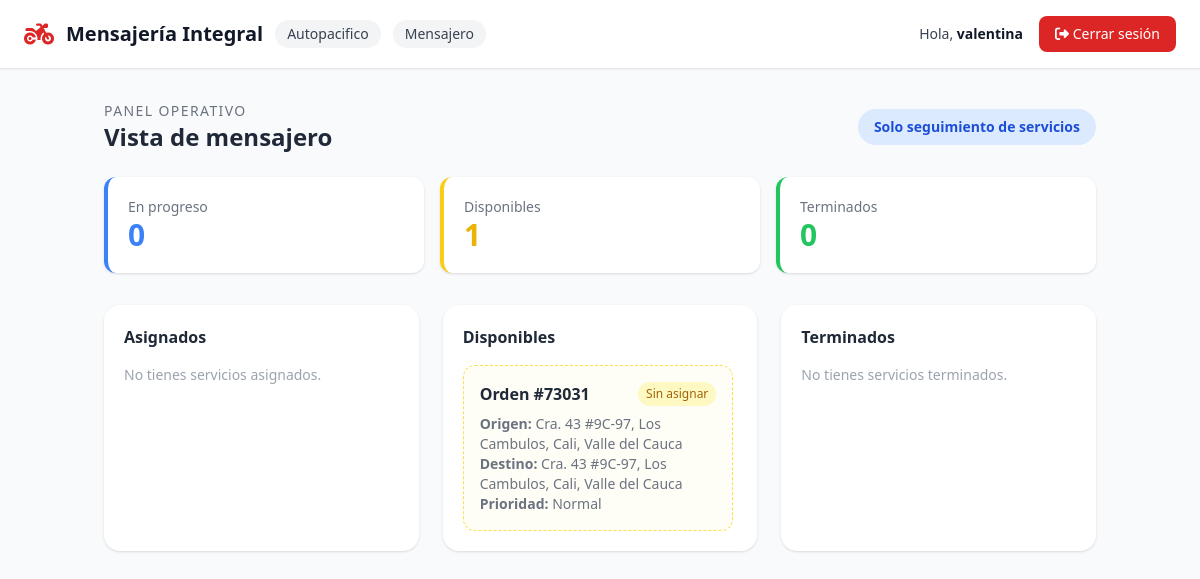
The page /mensajero/ (signed in) on the database as committed earlier.
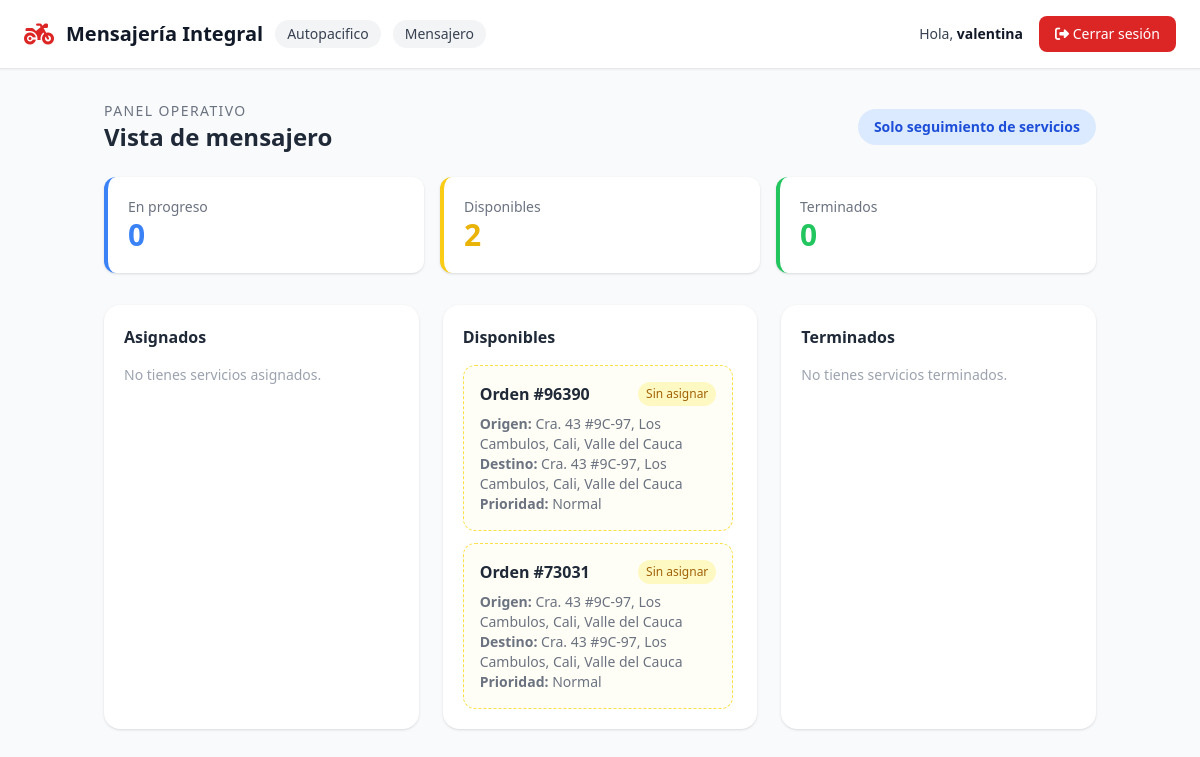
The same page on the database as committed later.
### servicios/models.py (models this page shows, shortened)
class Servicio(models.Model):
    ESTADO_CHOICES = [
        ('sin_asignar', 'Sin asignar'),
        ('en_progreso', 'En progreso'),
        ('terminado', 'Terminado'),
    ]
    PRIORIDAD_CHOICES = [
        ('normal', 'Normal'),
        ('alta', 'Alta'),
    ]
    empresa = models.ForeignKey(
        Empresa,
        on_delete=models.CASCADE,
        related_name='servicios',
        null=True,
        blank=True,
    )
    creado_por = models.ForeignKey(
        Usuario,
        on_delete=models.SET_NULL,
        null=True,
        blank=True,
        related_name='servicios_creados'
    )
    cliente = models.ForeignKey(
        Usuario,
        on_delete=models.CASCADE,
        related_name='servicios_cliente'
    )
    mensajero = models.ForeignKey(
        Usuario,
        on_delete=models.SET_NULL,
        null=True,
        blank=True,
        related_name='servicios_mensajero'
    )
    orden = models.CharField(max_length=20, unique=True, db_index=True)
    descripcion = models.TextField(blank=True)
    sede = models.CharField(max_length=100, blank=True)
    area = models.CharField(max_length=100, blank=True)
    nombre_solicitante = models.CharField(max_length=150, blank=True)
    telefono_solicitante = models.CharField(max_length=30, blank=True)
    ciudad_origen = models.CharField(max_length=100, blank=True)
    ciudad_destino = models.CharField(max_length=100, blank=True)
    origen = models.TextField()
    destino = models.TextField()
    fecha_entrega_deseada = models.DateField(null=True, blank=True)
    nombre_quien_recibe = models.CharField(max_length=150, blank=True)
    telefono_quien_recibe = models.CharField(max_length=30, blank=True)
    tipo_servicio = models.CharField(max_length=100, blank=True)
    tipo_pago = models.CharField(max_length=100, blank=True)
    descripcion_pago = models.TextField(blank=True)
    tipo_recorrido = models.CharField(max_length=100, blank=True)
    tipo_vehiculo = models.CharField(max_length=50)
    prioridad = models.CharField(max_length=10, choices=PRIORIDAD_CHOICES, default='normal')
    estado = models.CharField(max_length=20, choices=ESTADO_CHOICES, default='sin_asignar', db_index=True)
    fecha_creacion = models.DateTimeField(auto_now_add=True, db_index=True)
    origen_lat = models.DecimalField(max_digits=9, decimal_places=6, null=True, blank=True)
    origen_lng = models.DecimalField(max_digits=9, decimal_places=6, null=True, blank=True)
    destino_lat = models.DecimalField(max_digits=9, decimal_places=6, null=True, blank=True)
    destino_lng = models.DecimalField(max_digits=9, decimal_places=6, null=True, blank=True)
    mensajero_lat = models.DecimalField(max_digits=9, decimal_places=6, null=True, blank=True)
    mensajero_lng = models.DecimalField(max_digits=9, decimal_places=6, null=True, blank=True)
    mensajero_ubicacion_actualizada_en = models.DateTimeField(null=True, blank=True)
    def tiene_mapa(self):
        return any([
            self.origen_lat is not None and self.origen_lng is not None,
            self.destino_lat is not None and self.destino_lng is not None,
            self.mensajero_lat is not None and self.mensajero_lng is not None,
        ])
    class Meta:
        verbose_name = "Servicio"
        verbose_name_plural = "Servicios"

### dashboard/views.py (the view)
# urls.py: path('mensajero/', views.mensajero_inicio, name='mensajero_inicio'),
@login_required
def mensajero_inicio(request):
    if request.user.rol != 'mensajero':
        return _redirigir_dashboard(request.user)
    servicios = _servicios_empresa(request.user)
    asignados = servicios.filter(mensajero=request.user)
    disponibles = servicios.filter(estado='sin_asignar')
    terminados = servicios.filter(mensajero=request.user, estado='terminado')
    context = {
        'asignados': asignados,
        'disponibles': disponibles,
        'terminados': terminados,
        'en_progreso': asignados.filter(estado='en_progreso').count(),
        'sin_asignar': disponibles.count(),
        'terminados_count': terminados.count(),
    }
    return render(request, 'dashboard/mensajero_inicio.html', context)

### dashboard/context_processors.py (called while the page is built)
def google_maps(request):
    return {
        'google_maps_api_key': getattr(settings, 'GOOGLE_MAPS_API_KEY', ''),
    }

### dashboard/templates/dashboard/mensajero_inicio.html (shortened to what the changed rows need)
{% extends 'dashboard/base.html' %}
{% load l10n %}
{% block content %}
<div class="flex justify-between items-center mb-6">
    <div>
        <h1 class="text-2xl font-bold text-gray-800">Vista de mensajero</h1>
    </div>
</div>
<div class="grid grid-cols-1 md:grid-cols-3 gap-4 mb-8">
    <div class="bg-white rounded-xl shadow p-5 border-l-4 border-yellow-400">
        <p class="text-gray-500 text-sm">Disponibles</p>
        <p class="text-3xl font-bold text-yellow-500">{{ sin_asignar }}</p>
    </div>
</div>
<div class="grid grid-cols-1 lg:grid-cols-3 gap-6">
    <section class="bg-white rounded-2xl shadow p-5">
        <h2 class="font-bold text-gray-800 mb-4">Asignados</h2>
    </section>
    <section class="bg-white rounded-2xl shadow p-5">
        <h2 class="font-bold text-gray-800 mb-4">Disponibles</h2>
        <div class="space-y-3 max-h-[32rem] overflow-auto pr-1">
            {% for servicio in disponibles %}
            <article class="border rounded-xl p-4 border-dashed border-yellow-300 bg-yellow-50/40">
                <div class="flex justify-between gap-3 mb-2">
                    <strong class="text-gray-800">Orden #{{ servicio.orden }}</strong>
                    <span class="text-xs px-2 py-1 rounded-full bg-yellow-100 text-yellow-700">Sin asignar</span>
                </div>
                <p class="text-sm text-gray-500"><strong>Origen:</strong> {{ servicio.origen }}</p>
                <p class="text-sm text-gray-500"><strong>Destino:</strong> {{ servicio.destino }}</p>
                <p class="text-sm text-gray-500"><strong>Prioridad:</strong> {{ servicio.get_prioridad_display }}</p>
            </article>
            {% empty %}
            <p class="text-sm text-gray-400">No hay servicios disponibles.</p>
            {% endfor %}
        </div>
    </section>
    <section class="bg-white rounded-2xl shadow p-5">
        <h2 class="font-bold text-gray-800 mb-4">Terminados</h2>
    </section>
</div>
{% endblock %}

Rows that differ between the two databases and show on the page:
added Servicio: orden "96390", origen "Cra. 43 #9C-97, Los Cambulos, Cali, Valle del Cauca", destino "Cra. 43 #9C-97, Los Cambulos, Cali, Valle del Cauca", prioridad "Normal"
Other text that changed with them:
{{ sin_asignar }}: "1" → "2"
